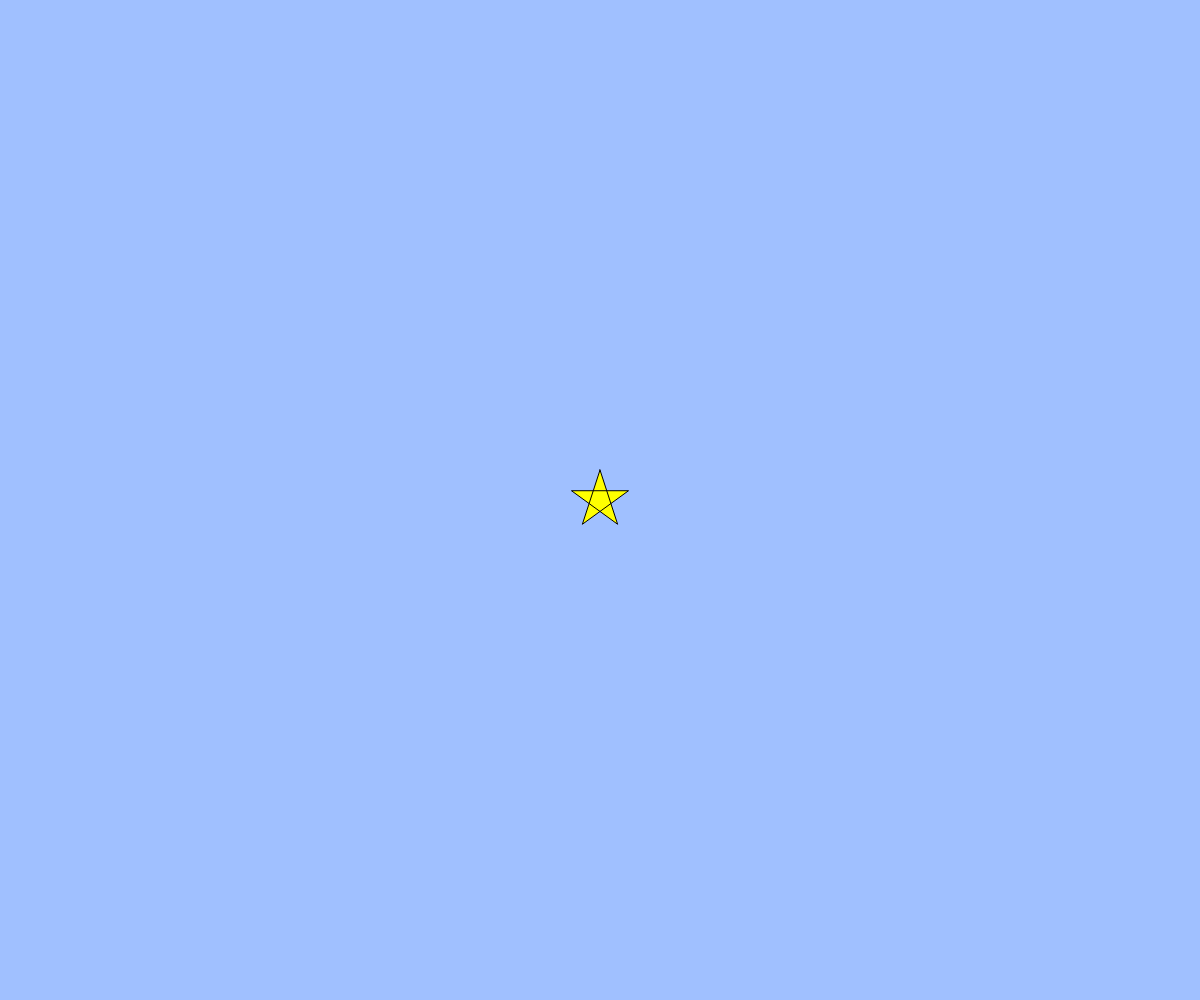
Frame 1 (no input)
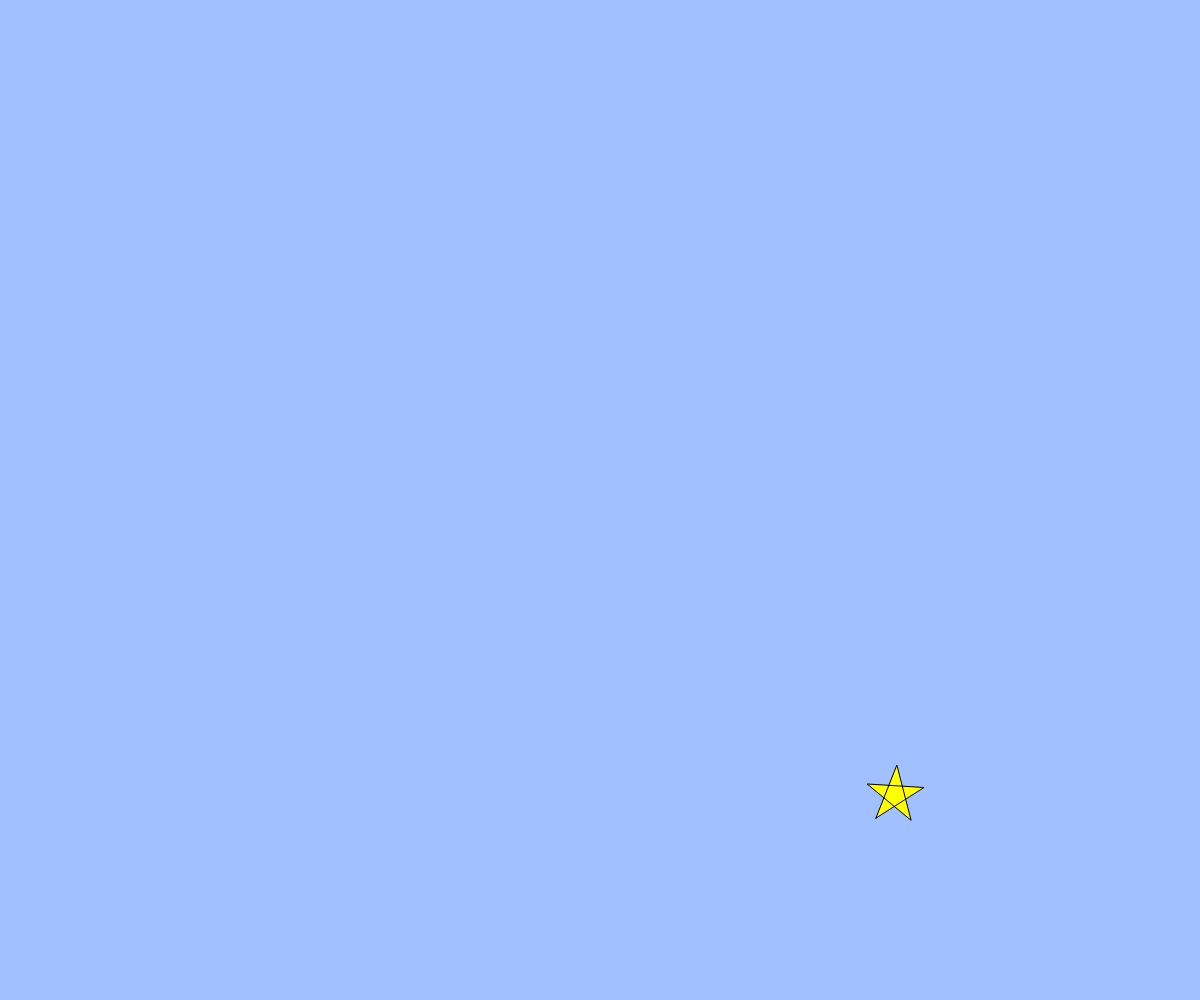
Frame 60 (no input)
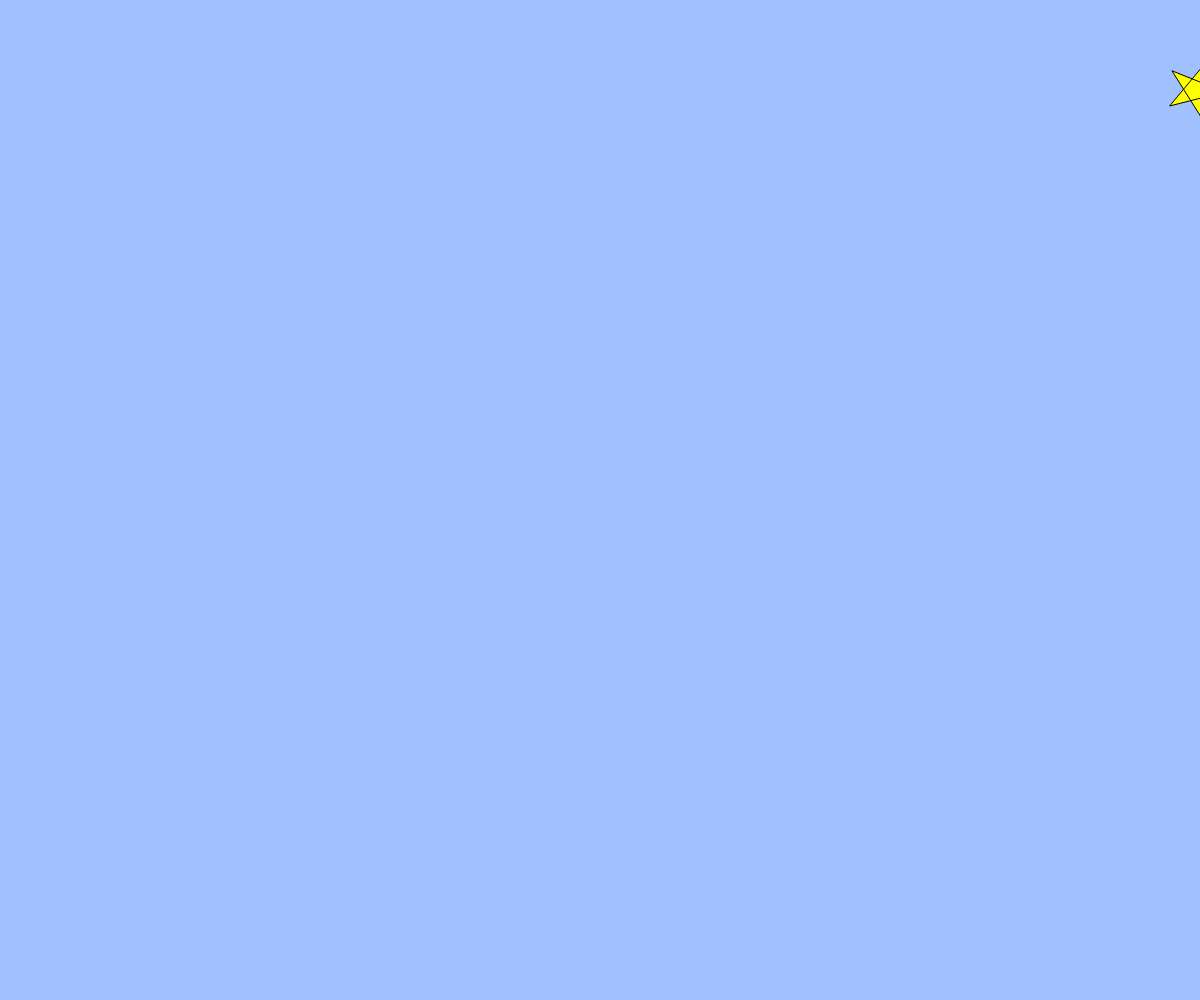
Frame 120 (the mouse pressed at the canvas centre since frame 60)

The p5.js sketch that drew these frames (run headless with seeded random() and noise() and a simulated clock; from frame 60 on, the mouse is pressed at the canvas centre):

// p5.js sketch
// ── sketch.js
// テキスト「アニメーション」
let x, y, vx, vy, angle;

function setup(){
  createCanvas(windowWidth, windowHeight);
  x = width / 2;
  y = height / 2;
  vx = 5;
  vy = 5;
  angle = 0;
}

function draw(){
  background(160, 192, 255);
  // BLANK[2] (hint: 作った star 関数を使います)
  fill(255,255,0);
  star(x, y, 30, angle);
  x += vx;
  y += vy;
  angle += 1 ;

  // 端の処理パターン (1) 反対側から出てくる
  if(x > width){ x = 0; }
  else if(x < 0){ x = width; }
  if(y > height){ y = 0; }
  if(y < 0){ y = height; }
}

function star(cx, cy, r, angle){
  beginShape();
  for(var i = 0; i < 5; i++){
    var theta = TWO_PI * i * 2 / 5 - ( HALF_PI + angle )
    // BLANK[1] (hint: angle 分だけ星を回転させるに
    var x = cx + cos(theta) * r;
    var y = cy + sin(theta) * r;
    vertex(x,y);
  }
  endShape(CLOSE);
}

function windowResized(){
  resizeCanvas(windowWidth, windowHeight);
}
